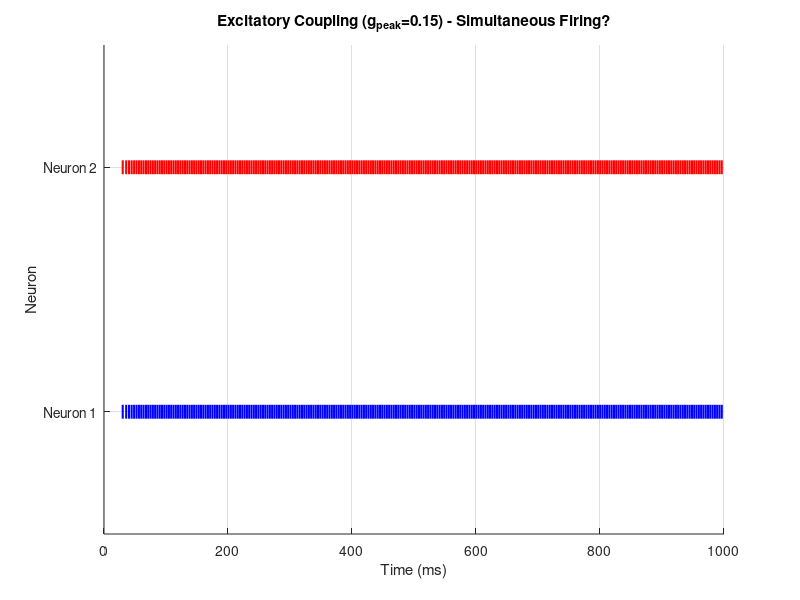
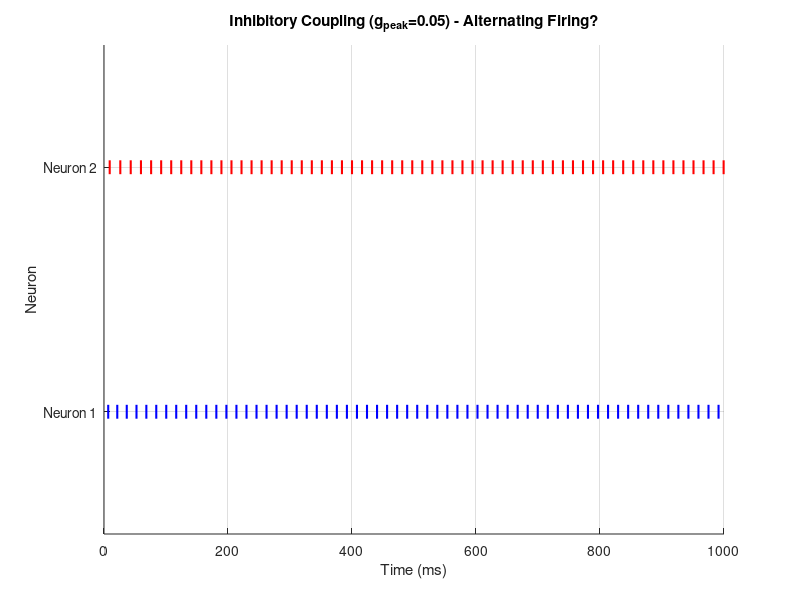

Write the MATLAB code that produced these figures, in order.
% HW2Prob2b_CoupledLIF.m
% -------------------------------------------------------------------------
% Simulates two mutually coupled Leaky Integrate-and-Fire (LIF) neurons.
% Explores excitatory and inhibitory coupling to achieve simultaneous
% and alternating firing patterns, respectively.
% -------------------------------------------------------------------------

clear; clc; close all;

fprintf('--- Coupled LIF Neuron Simulation ---\n');

%% === Parameters & Setup ===

% --- LIF Neuron Parameters (consistent units: ms, mV, nA/cm^2) ---
Cm = 1.0;         % Membrane Capacitance (uF/cm^2 == mS*ms/cm^2)
gL = 0.1;         % Leak conductance (mS/cm^2)
tau_m = Cm / gL;     % Membrane time constant (ms)
V_rest = -65.0;   % Resting potential (mV)
V_th = -55.0;     % Threshold potential (mV)
V_reset = -75.0;  % Reset potential (mV) - Corrected from previous examples
t_ref = 2.0;      % Refractory period (ms)

% --- Simulation Parameters ---
dt = 0.1;         % Time step (ms)
T_sim = 1000;     % Total simulation time (ms) = 1 second
time_vector = 0:dt:T_sim;
n_steps = length(time_vector);

% --- Synapse Base Parameters (they will be adjusted per scenario) ---
tau_syn = 5.0;    % Synaptic decay time constant (ms) 
g_peak = 0.1;     % Peak synaptic conductance increase per spike (mS/cm^2) - our initial guess
E_syn = 0;        % Synaptic reversal potential (mV) - will be set per scenario

% --- Input Current ---
% we will start near the value found in 2a, tho we may need adjustment per scenario
Ie_base = 1.05;   % Base constant input current (nA/cm^2 or uA/cm^2 if Cm=1)

fprintf('Base LIF Params: tau_m=%.1f, V_rest=%.1f, V_th=%.1f, V_reset=%.1f, t_ref=%.1f\n', ...
    tau_m, V_rest, V_th, V_reset, t_ref);
fprintf('Simulation: T=%d ms, dt=%.2f ms\n', T_sim, dt);
fprintf('--------------------------------------------------\n');


%% === Scenario (i) B: Excitatory Synapses - Target: Simultaneous Firing ===
fprintf('\n--- Running Scenario: Excitatory - Simultaneous ---\n');

% -- Parameters for this scenario --
E_syn_exc = 0;      % Excitatory reversal potential
g_peak_exc_sync = 0.15; % Synaptic strength (tuned for synchrony, might need adjustment)
tau_syn_exc = 5.0;   % Synaptic decay time
Ie_exc_sync = 1.05;  % Input current ()

fprintf('Params: E_syn=%.1f mV, g_peak=%.3f mS/cm^2, tau_syn=%.1f ms, Ie=%.3f uA/cm^2\n', ...
        E_syn_exc, g_peak_exc_sync, tau_syn_exc, Ie_exc_sync);

% -- Initialization --
V = [V_rest; V_rest];           % Voltages for N1, N2
t_last_spike = [-inf; -inf];    % Last spike times for N1, N2
g_syn = [0; 0];                 % Synaptic conductance received by N1, N2
spike_times_exc_sync = {[], []};% Cell array to store spike times

% -- Simulation Loop --
for i = 1:n_steps
    t = time_vector(i);
    Ie_now = Ie_exc_sync; % Constant current for this scenario

    % Decay synaptic conductances (linear approximation)
    g_syn = g_syn * (1 - dt/tau_syn_exc);
    g_syn = max(0, g_syn); % Ensure conductance doesn't go negative

    % Update each neuron
    for neuron_idx = 1:2
        % Calculate synaptic current for this neuron
        I_syn = g_syn(neuron_idx) * (V(neuron_idx) - E_syn_exc);

        % Check refractory period
        time_since_last = t - t_last_spike(neuron_idx);
        is_refractory = (time_since_last < t_ref);

        if is_refractory
            V(neuron_idx) = V_reset; % Clamp during refractory
        else
            % Integrate voltage (LIF + Synapse) - Correct leak term sign
            dV = ( -gL*(V(neuron_idx) - V_rest) - I_syn + Ie_now ) / Cm;
            V(neuron_idx) = V(neuron_idx) + dt * dV;

            % Check for spike
            if V(neuron_idx) >= V_th
                V(neuron_idx) = V_reset;              % Reset voltage
                t_last_spike(neuron_idx) = t;       % Update last spike time
                spike_times_exc_sync{neuron_idx}(end+1) = t; % Record spike time

                % Update *other* neuron's synaptic conductance
                other_neuron = 3 - neuron_idx; % Quick way to get 2 if j=1, 1 if j=2
                g_syn(other_neuron) = g_syn(other_neuron) + g_peak_exc_sync;
            end % End spike check
        end % End refractory check
    end % End neuron loop
end % End time loop

% -- Plotting for this scenario --
figure;
hold on;
colors = {'b', 'r'};
plot(spike_times_exc_sync{1}, 1 * ones(size(spike_times_exc_sync{1})), '|', 'Color', colors{1}, 'MarkerSize', 10, 'LineWidth', 1.5);
plot(spike_times_exc_sync{2}, 2 * ones(size(spike_times_exc_sync{2})), '|', 'Color', colors{2}, 'MarkerSize', 10, 'LineWidth', 1.5);
hold off;
ylim([0.5, 2.5]); set(gca, 'YTick', [1, 2], 'YTickLabel', {'Neuron 1', 'Neuron 2'});
xlabel('Time (ms)'); ylabel('Neuron'); xlim([0, T_sim]); grid on;
title(sprintf('Excitatory Coupling (g_{peak}=%.2f) - Simultaneous Firing?', g_peak_exc_sync));
fprintf(' -> Scenario complete. Check plot for synchrony.\n');
fprintf('--------------------------------------------------\n');


%% === Scenario (ii) A: Inhibitory Synapses - Target: Alternating Firing ===
fprintf('\n--- Running Scenario: Inhibitory - Alternating ---\n');

% -- Parameters for this scenario --
E_syn_inh = -80.0;    % Inhibitory reversal potential (below V_reset)
g_peak_inh_alt = 0.05; % Synaptic strength (tuned for alternation)
tau_syn_inh = 5.0;   % Slower decay can help stabilize alternation
Ie_inh_alt = 2;     % Input current (needs to be strong enough to overcome inhibition)

fprintf('Params: E_syn=%.1f mV, g_peak=%.3f mS/cm^2, tau_syn=%.1f ms, Ie=%.3f uA/cm^2\n', ...
        E_syn_inh, g_peak_inh_alt, tau_syn_inh, Ie_inh_alt);

% -- Initialization --
% Introducing slight asymmetry to encourage alternation
V = [V_rest; V_rest + 0.1];     % Start V2 slightly higher
t_last_spike = [-inf; -inf];
g_syn = [0; 0];
spike_times_inh_alt = {[], []};

% -- Simulation Loop (Identical logic, different parameters) --
for i = 1:n_steps
    t = time_vector(i);
    Ie_now = Ie_inh_alt; % Use current for this scenario

    % Decay synaptic conductances
    g_syn = g_syn * (1 - dt/tau_syn_inh);
    g_syn = max(0, g_syn);

    % Update each neuron
    for neuron_idx = 1:2
        I_syn = g_syn(neuron_idx) * (V(neuron_idx) - E_syn_inh); % Use inhibitory E_syn
        time_since_last = t - t_last_spike(neuron_idx);
        is_refractory = (time_since_last < t_ref);

        if is_refractory
            V(neuron_idx) = V_reset;
        else
            dV = ( -gL*(V(neuron_idx) - V_rest) - I_syn + Ie_now ) / Cm;
            V(neuron_idx) = V(neuron_idx) + dt * dV;
            if V(neuron_idx) >= V_th
                V(neuron_idx) = V_reset;
                t_last_spike(neuron_idx) = t;
                spike_times_inh_alt{neuron_idx}(end+1) = t;
                other_neuron = 3 - neuron_idx;
                g_syn(other_neuron) = g_syn(other_neuron) + g_peak_inh_alt; % Use inhibitory g_peak
            end
        end
    end
end

% -- Plotting for this scenario --
figure;
hold on;
plot(spike_times_inh_alt{1}, 1 * ones(size(spike_times_inh_alt{1})), '|', 'Color', colors{1}, 'MarkerSize', 10, 'LineWidth', 1.5);
plot(spike_times_inh_alt{2}, 2 * ones(size(spike_times_inh_alt{2})), '|', 'Color', colors{2}, 'MarkerSize', 10, 'LineWidth', 1.5);
hold off;
ylim([0.5, 2.5]); set(gca, 'YTick', [1, 2], 'YTickLabel', {'Neuron 1', 'Neuron 2'});
xlabel('Time (ms)'); ylabel('Neuron'); xlim([0, T_sim]); grid on;
title(sprintf('Inhibitory Coupling (g_{peak}=%.2f) - Alternating Firing?', g_peak_inh_alt));
fprintf(' -> Scenario complete. Check plot for alternation.\n');
fprintf('--------------------------------------------------\n');


